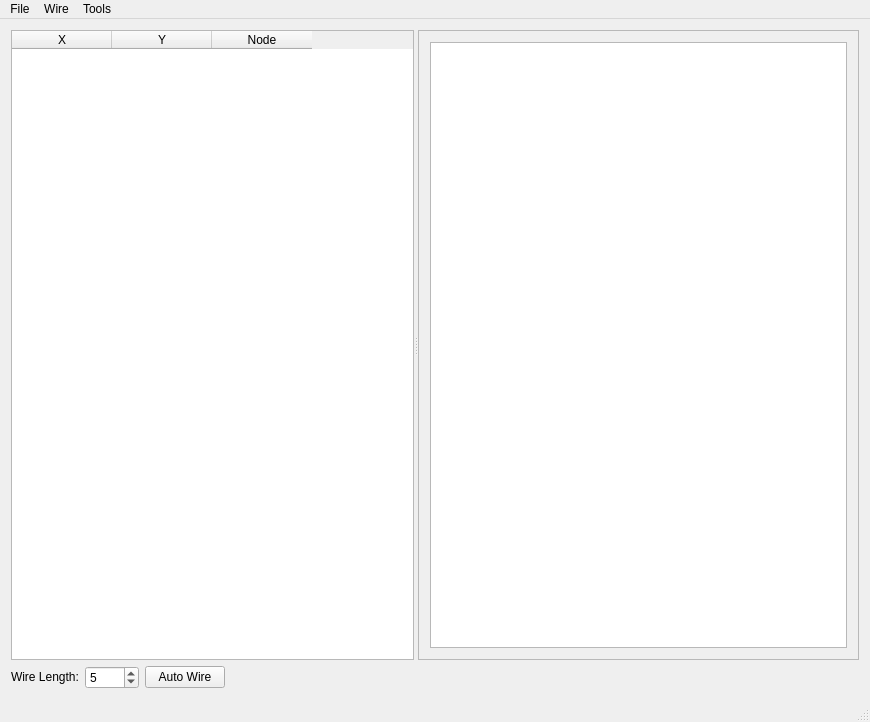
<?xml version="1.0" encoding="UTF-8"?>
<ui version="4.0">
 <class>MainWindow</class>
 <widget class="QMainWindow" name="MainWindow">
  <property name="geometry">
   <rect>
    <x>0</x>
    <y>0</y>
    <width>870</width>
    <height>722</height>
   </rect>
  </property>
  <property name="windowTitle">
   <string>xModelGen</string>
  </property>
  <property name="windowIcon">
   <iconset resource="xmodel_gen.qrc">
    <normaloff>:/xmodel_gen/xmodel_gen.png</normaloff>:/xmodel_gen/xmodel_gen.png</iconset>
  </property>
  <widget class="QWidget" name="centralWidget">
   <layout class="QVBoxLayout" name="verticalLayout">
    <item>
     <widget class="QSplitter" name="splitter">
      <property name="sizePolicy">
       <sizepolicy hsizetype="Expanding" vsizetype="Expanding">
        <horstretch>0</horstretch>
        <verstretch>0</verstretch>
       </sizepolicy>
      </property>
      <property name="orientation">
       <enum>Qt::Horizontal</enum>
      </property>
      <widget class="QTableWidget" name="tableWidgetNodes">
       <property name="sizePolicy">
        <sizepolicy hsizetype="Preferred" vsizetype="Expanding">
         <horstretch>0</horstretch>
         <verstretch>0</verstretch>
        </sizepolicy>
       </property>
       <column>
        <property name="text">
         <string>X</string>
        </property>
       </column>
       <column>
        <property name="text">
         <string>Y</string>
        </property>
       </column>
       <column>
        <property name="text">
         <string>Node</string>
        </property>
       </column>
      </widget>
      <widget class="QScrollArea" name="scrollArea">
       <property name="widgetResizable">
        <bool>true</bool>
       </property>
       <widget class="QWidget" name="scrollAreaWidgetContents">
        <property name="geometry">
         <rect>
          <x>0</x>
          <y>0</y>
          <width>437</width>
          <height>628</height>
         </rect>
        </property>
        <layout class="QHBoxLayout" name="horizontalLayout">
         <item>
          <widget class="BoxGraphicsView" name="boxView">
           <property name="sizePolicy">
            <sizepolicy hsizetype="Expanding" vsizetype="Expanding">
             <horstretch>0</horstretch>
             <verstretch>1</verstretch>
            </sizepolicy>
           </property>
          </widget>
         </item>
        </layout>
       </widget>
      </widget>
     </widget>
    </item>
    <item>
     <layout class="QHBoxLayout" name="horizontalLayout">
      <item>
       <widget class="QLabel" name="label">
        <property name="sizePolicy">
         <sizepolicy hsizetype="Minimum" vsizetype="Fixed">
          <horstretch>0</horstretch>
          <verstretch>0</verstretch>
         </sizepolicy>
        </property>
        <property name="text">
         <string>Wire Length:</string>
        </property>
       </widget>
      </item>
      <item>
       <widget class="QSpinBox" name="spinBox_wireSize">
        <property name="sizePolicy">
         <sizepolicy hsizetype="Minimum" vsizetype="Fixed">
          <horstretch>0</horstretch>
          <verstretch>0</verstretch>
         </sizepolicy>
        </property>
        <property name="minimum">
         <number>1</number>
        </property>
        <property name="maximum">
         <number>1000</number>
        </property>
        <property name="singleStep">
         <number>5</number>
        </property>
        <property name="value">
         <number>5</number>
        </property>
       </widget>
      </item>
      <item>
       <widget class="QPushButton" name="pushButton_autoWire">
        <property name="sizePolicy">
         <sizepolicy hsizetype="Minimum" vsizetype="Fixed">
          <horstretch>0</horstretch>
          <verstretch>0</verstretch>
         </sizepolicy>
        </property>
        <property name="text">
         <string>Auto Wire</string>
        </property>
       </widget>
      </item>
      <item>
       <spacer name="horizontalSpacer">
        <property name="orientation">
         <enum>Qt::Horizontal</enum>
        </property>
        <property name="sizeHint" stdset="0">
         <size>
          <width>40</width>
          <height>20</height>
         </size>
        </property>
       </spacer>
      </item>
     </layout>
    </item>
   </layout>
  </widget>
  <widget class="QMenuBar" name="menuBar">
   <property name="geometry">
    <rect>
     <x>0</x>
     <y>0</y>
     <width>870</width>
     <height>22</height>
    </rect>
   </property>
   <widget class="QMenu" name="menuFile">
    <property name="title">
     <string>File</string>
    </property>
    <addaction name="actionOpen_dxf"/>
    <addaction name="actionExport_xModel"/>
    <addaction name="separator"/>
    <addaction name="actionExit"/>
   </widget>
   <widget class="QMenu" name="menuWire">
    <property name="title">
     <string>Wire</string>
    </property>
    <addaction name="actionAutoWire"/>
   </widget>
   <widget class="QMenu" name="menuTools">
    <property name="title">
     <string>Tools</string>
    </property>
    <addaction name="actionView_Logs"/>
    <addaction name="actionAbout"/>
   </widget>
   <addaction name="menuFile"/>
   <addaction name="menuWire"/>
   <addaction name="menuTools"/>
  </widget>
  <widget class="QStatusBar" name="statusBar"/>
  <action name="actionOpen_dxf">
   <property name="icon">
    <iconset resource="xmodel_gen.qrc">
     <normaloff>:/xmodel_gen/icons/page_white_h.png</normaloff>:/xmodel_gen/icons/page_white_h.png</iconset>
   </property>
   <property name="text">
    <string>Open DXF...</string>
   </property>
  </action>
  <action name="actionExport_xModel">
   <property name="text">
    <string>Export xModel</string>
   </property>
  </action>
  <action name="actionExit">
   <property name="icon">
    <iconset resource="xmodel_gen.qrc">
     <normaloff>:/xmodel_gen/icons/cross.png</normaloff>:/xmodel_gen/icons/cross.png</iconset>
   </property>
   <property name="text">
    <string>Exit</string>
   </property>
  </action>
  <action name="actionAutoWire">
   <property name="text">
    <string>AutoWire</string>
   </property>
  </action>
  <action name="actionView_Logs">
   <property name="icon">
    <iconset resource="xmodel_gen.qrc">
     <normaloff>:/xmodel_gen/icons/script.png</normaloff>:/xmodel_gen/icons/script.png</iconset>
   </property>
   <property name="text">
    <string>View Logs</string>
   </property>
  </action>
  <action name="actionAbout">
   <property name="text">
    <string>About</string>
   </property>
  </action>
 </widget>
 <layoutdefault spacing="6" margin="11"/>
 <customwidgets>
  <customwidget>
   <class>BoxGraphicsView</class>
   <extends>QGraphicsView</extends>
   <header>boxgraphicsview.h</header>
  </customwidget>
 </customwidgets>
 <resources>
  <include location="xmodel_gen.qrc"/>
 </resources>
 <connections/>
</ui>
